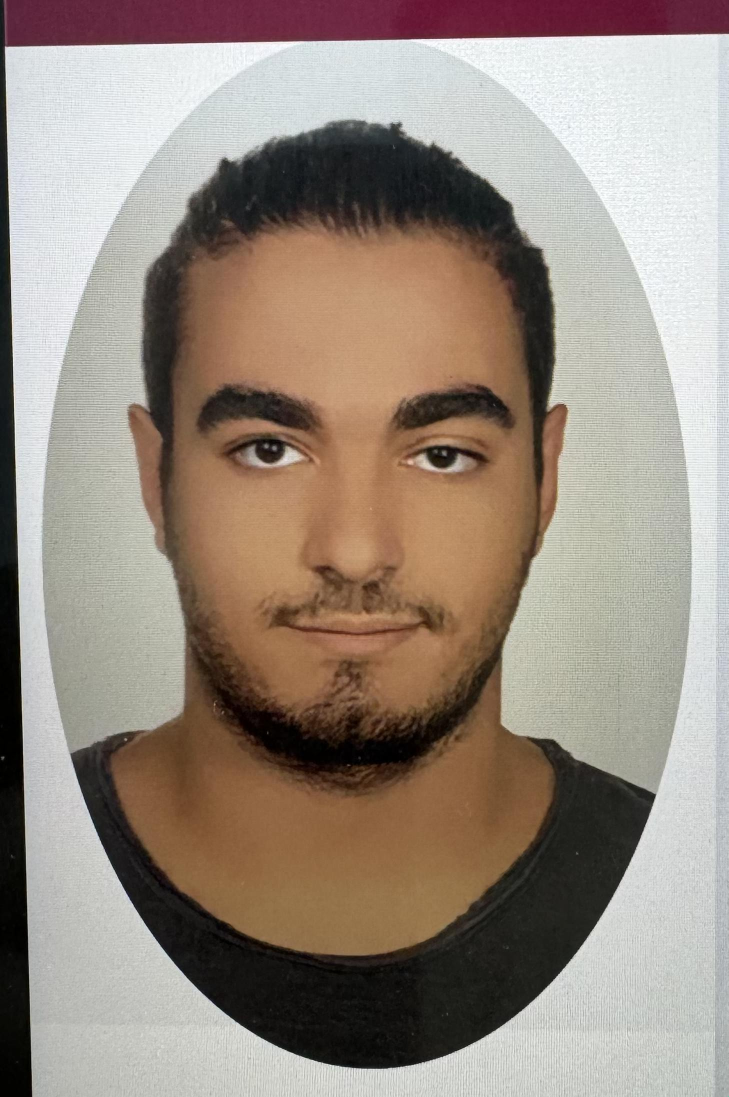
#> input picture neuai/core/20211156.jpg, 1457 x 2193 px, given in place of the camera (shown at 1/2 size)
$ python improve_camera.py
#> lines starting #> are read from the running program, lines starting #| are printed output that depends on the picture; after the words box and inside, x2 and y2 are one past the last pixel; in counts of white or black regions, pixels touching at a corner belong together
### neuai/CameraManager.py
import cv2 as cv
import logging
import platform
from contextlib import contextmanager
from typing import Optional, Generator, Tuple
import numpy as np
import threading
import queue
import time

# Module-level constant for platform check
IS_WINDOWS = platform.system().lower() == "windows"
logging.info(f"Platform initialized: {platform.system()}")

class CameraManagerSingleton:
    _instance = None
    _lock = threading.Lock()

    # [202 lines left out: functions __new__, __init__, __init__camera, start, release, read_frame and 1 more, not called in this run]


class CameraManager:
    def __init__(self):
        self.camera = None
        self.device_id = self._get_default_device()

    def _get_default_device(self) -> int:
        if not IS_WINDOWS:
            for device_id in range(3):
                test_cap = cv.VideoCapture(device_id)
                if test_cap.isOpened():
                    test_cap.release()
                    return device_id
        return 0

    def initialize(self) -> bool:
        if self.camera is not None:
            self.release()

        try:
            if IS_WINDOWS:
                self.camera = cv.VideoCapture(self.device_id, cv.CAP_MSMF)
                if self.camera.isOpened():
                    self.camera.set(cv.CAP_PROP_BUFFERSIZE, 1)
                    self.camera.set(cv.CAP_PROP_FRAME_WIDTH, 640)
                    self.camera.set(cv.CAP_PROP_FRAME_HEIGHT, 480)
                    self.camera.set(cv.CAP_PROP_FPS, 30)

                    # Windows warmup
                    for _ in range(10):
                        ret, _ = self.camera.read()
                        if not ret:
                            break
                        time.sleep(0.1)
                    return True
                logging.error("Windows camera initialization failed")
            else:
                self.camera = cv.VideoCapture(self.device_id)
                if not self.camera.isOpened():
                    alt_device = 1 if self.device_id == 0 else 0
                    self.camera = cv.VideoCapture(alt_device)

                if not self.camera.isOpened():
                    logging.error(f"Failed to open camera on devices {self.device_id} and {alt_device}")
                    return False

                return True

            return False

        except Exception as e:
            logging.error(f"Camera initialization error: {str(e)}")
            self.camera = None
            return False

    def read_frame(self) -> Tuple[bool, Optional[np.ndarray]]:
        if self.camera is None or not self.camera.isOpened():
            return False, None

        try:
            for _ in range(2 if IS_WINDOWS else 1):  # Windows may need multiple reads
                ret, frame = self.camera.read()
                if ret and frame is not None:
                    return True, frame
            return False, None
        except Exception as e:
            logging.error(f"Frame reading error: {str(e)}")
            return False, None

    def release(self):
        try:
            if self.camera is not None:
                self.camera.release()
        except Exception as e:
            logging.error(f"Camera release error: {str(e)}")
        finally:
            self.camera = None

class CameraSession:
    def __init__(self):
        self.manager = CameraManagerSingleton()

    # [4 lines left out: function __enter__, not called in this run]

    def __exit__(self, exc_type, exc_val, exc_tb):
        self.manager.stop()

@contextmanager
def camera_session() -> Generator[CameraManager, None, None]:
    camera = CameraManager()
    try:
        if camera.initialize():
            yield camera
        else:
            logging.error("Failed to initialize camera")
            yield None
    finally:
        camera.release()

# [16 lines left out: function get_camera_session, not called in this run]

__all__ = ['get_camera_session', 'CameraManager', 'CameraManagerSingleton', 'CameraSession']

### neuai/face_detection.py
# This project was done by Olgu Değirmenci and Atakan Uzun as a graduation project in Software Engineering.

import cv2 as cv
from threading import Thread
import time
import logging
import sys
import numpy as np
import os
from dotenv import load_dotenv

load_dotenv()

# Configuration
CASCADE_PATH = os.getenv("CASCADE_PATH")
VIDEO_SOURCE = int(os.getenv("VIDEO_SOURCE", 0))

# Setup logging
logging.basicConfig(level=logging.INFO, format='%(asctime)s - %(levelname)s - %(message)s')

# [43 lines left out: functions capture_video, get_frame, show_frame, not called in this run]

def detect_face(frame):
    """Görüntüde yüz tespiti yapar"""
    try:
        # Cascade sınıflandırıcıyı yükle
        face_cascade = cv.CascadeClassifier(cv.data.haarcascades + 'haarcascade_frontalface_default.xml')

        # Gri tonlamaya çevir
        gray = cv.cvtColor(frame, cv.COLOR_BGR2GRAY)

        # Yüz tespiti yap
        faces = face_cascade.detectMultiScale(
            gray,
            scaleFactor=1.1,
            minNeighbors=5,
            minSize=(30, 30),
            flags=cv.CASCADE_SCALE_IMAGE
        )

        # Sonuçları logla
        # logging.info(f"Tespit edilen yüz sayısı: {len(faces) if isinstance(faces, np.ndarray) else 0}")

        return faces

    except Exception as e:
        logging.error(f"Yüz tespiti hatası: {str(e)}")
        return None

# [43 lines of commented-out code are left out]

### neuai/detect_object.py
import cv2 as cv
import numpy as np
import logging
from neuai.face_detection import detect_face

# [74 lines left out: functions check_face_detection, detect_document_features, not called in this run]

def detect_object_type(frame):
    try:
        # Yüz tespiti
        faces = detect_face(frame)
        # logging.info(f"Tespit edilen yüzler: {faces}")  # Debug için

        if faces is not None and len(faces) > 0:
            # logging.info("Yüz tespit edildi!")
            # En büyük yüzü bul
            max_area = 0
            for face in faces:
                w = int(face[2])
                h = int(face[3])
                area = w * h
                if area > max_area:
                    max_area = area

            if max_area > 0:
                frame_area = frame.shape[0] * frame.shape[1]
                confidence = max_area / frame_area
                # logging.info(f"Yüz alanı: {max_area}, Frame alanı: {frame_area}, Güven: {confidence}")
                return "face", float(confidence), faces

        # Yüz yoksa belge kontrolü yap
        gray = cv.cvtColor(frame, cv.COLOR_BGR2GRAY)
        blurred = cv.GaussianBlur(gray, (5, 5), 0)
        edges = cv.Canny(blurred, 50, 150)
        contours, _ = cv.findContours(edges, cv.RETR_EXTERNAL, cv.CHAIN_APPROX_SIMPLE)

        max_area = 0
        is_document = False
        document_contour = None

        for contour in contours:
            area = cv.contourArea(contour)
            if area > max_area:
                perimeter = cv.arcLength(contour, True)
                approx = cv.approxPolyDP(contour, 0.02 * perimeter, True)
                if len(approx) == 4:  # Dörtgen şekil
                    max_area = area
                    document_contour = approx
                    is_document = True

        if is_document:
            frame_area = frame.shape[0] * frame.shape[1]
            confidence = max_area / frame_area
            # logging.info(f"Belge tespit edildi. Alan: {max_area}, Güven: {confidence}")
            return "document", float(confidence), document_contour

        logging.info("Nesne tespit edilemedi")
        return "unknown", 0.0, None

    except Exception as e:
        logging.error(f"Nesne tespiti hatası: {str(e)}")
        return "unknown", 0.0, None

### neuai/face_new_similarity.py
import cv2 as cv
import numpy as np
from deepface import DeepFace
import logging
from neuai.face_detection import detect_face, capture_video, get_frame
from collections import deque

# Temel ayarlar
COSINE_THRESHOLD = 0.4
EUCLIDEAN_THRESHOLD = 15.0
STABILITY_QUEUE_SIZE = 5
MIN_DETECTION_CONFIDENCE = 0.7

logging.basicConfig(level=logging.INFO, format='%(asctime)s - %(message)s')

class FaceTracker:
    def __init__(self):
        self.prev_boxes = deque(maxlen=STABILITY_QUEUE_SIZE)
        self.current_box = None
        self.detection_count = 0
        self.lost_count = 0
        self.is_tracking = False

    # [196 lines left out: functions smooth_box, is_valid_detection, update, convert_to_vector, normalize_vector, cosine_similarity and 2 more, not called in this run]

### neuai/test/improve_camera.py
import cv2 as cv
import time
from neuai.CameraManager import camera_session
from neuai.face_new_similarity import FaceTracker
from neuai.detect_object import detect_object_type

def main():
    with camera_session() as cam:
        if cam is None:
            print("Could not access camera")
            return

        faceTracker = FaceTracker()

        try:
            # Add a delay to ensure the camera feed window is displayed properly
            time.sleep(2)
            while True:
                success, frame = cam.read_frame()
#> the loop in read_frame, `for _ in range(2 if IS_WINDOWS else 1):` made 1 pass
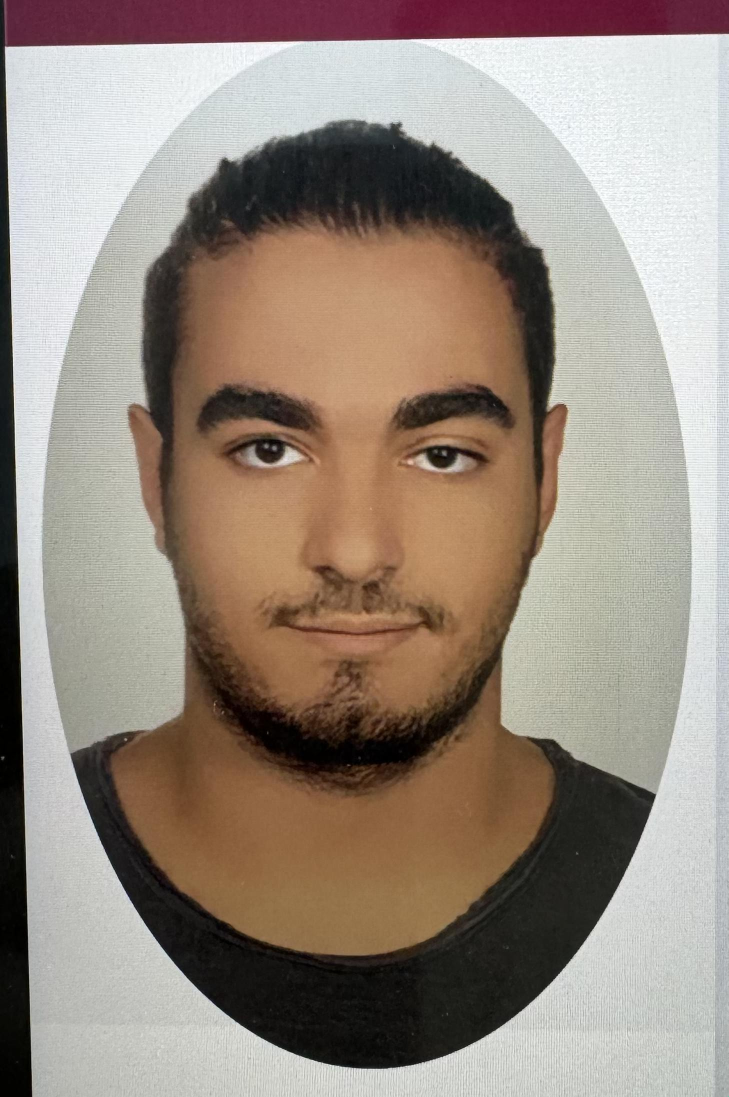
#> input picture neuai/core/20211156.jpg, 1457 x 2193 px, given in place of the camera (shown at 1/2 size)
#> frame is the input picture: shape (2193, 1457, 3); mean B, G, R 127.3, 138.7, 151.9
#> success = True
                if not success:
                    print("Could not read frame")
                    break

                frame = cv.flip(frame, 1)
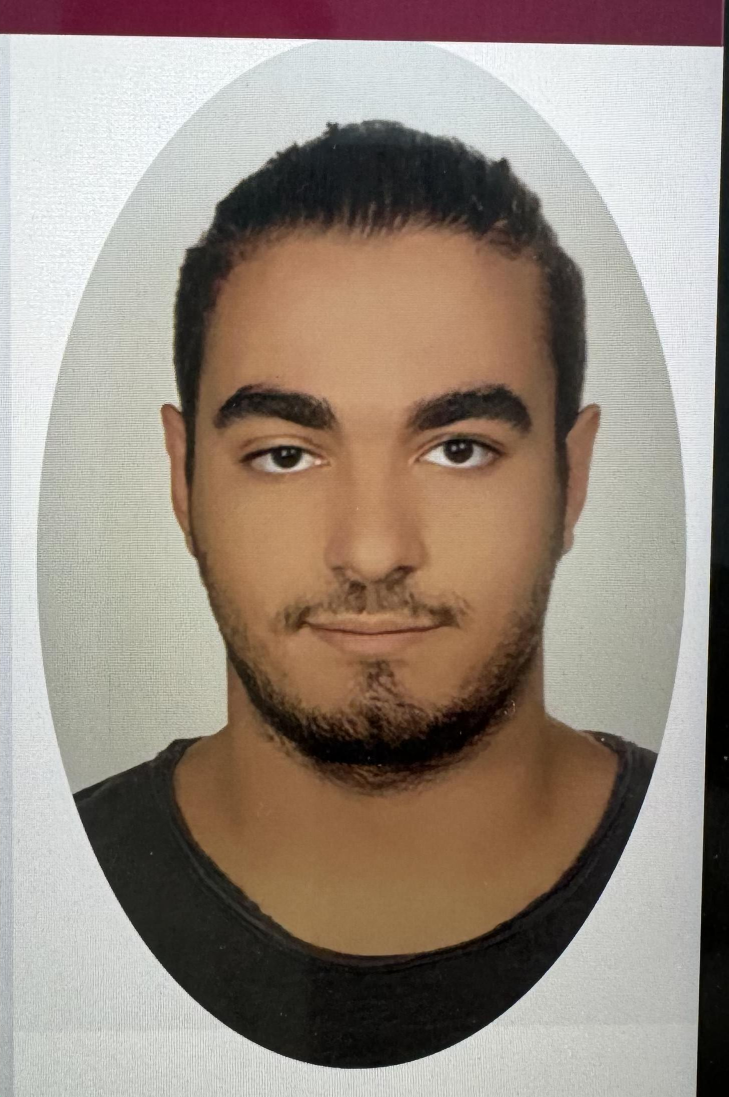
#> frame: shape (2193, 1457, 3) (shown at 1/2 size); mean B, G, R 127.3, 138.7, 151.9
                # Resize the frame to reduce the window size
                frame = cv.resize(frame, (640, 480))
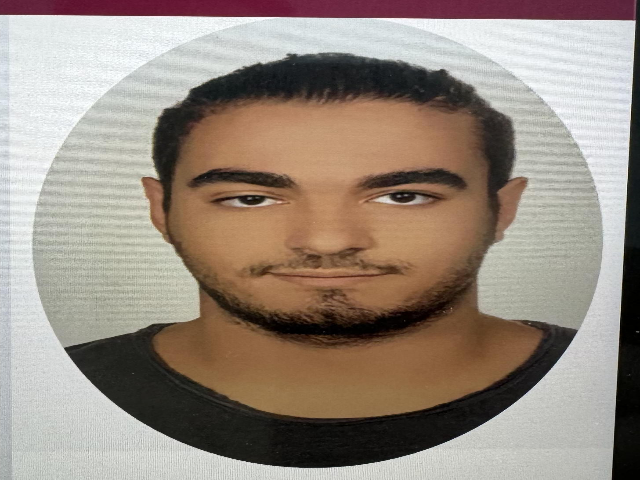
#> frame: shape (480, 640, 3); mean B, G, R 127.2, 138.6, 151.8
                obj_type, confidence, obj_data = detect_object_type(frame)
#> in detect_face, `gray = cv.cvtColor(frame, cv.COLOR_BGR2GRAY)`:
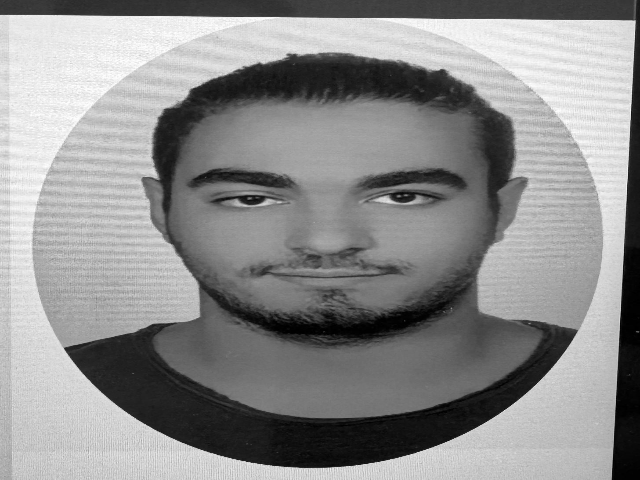
#> gray: shape (480, 640); min 0, max 255, mean 141.3
#> in detect_face, `faces = face_cascade.detectMultiScale( gray, scaleFactor=1.1, minNeigh..`: faces = ()
#> in detect_object_type, `edges = cv.Canny(blurred, 50, 150)`:
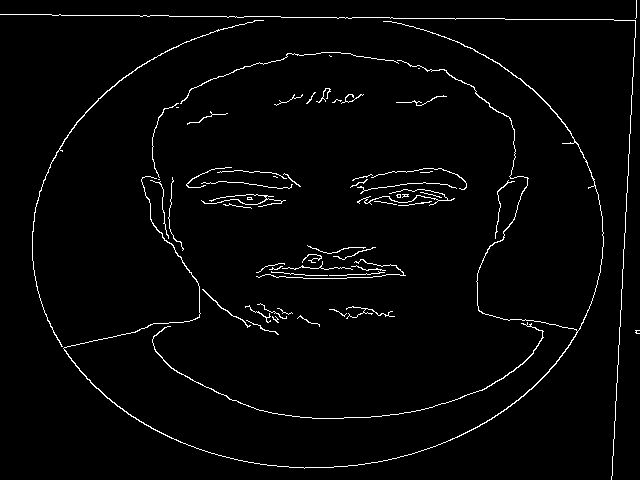
#> edges: shape (480, 640); 2.4% white in thin lines or dots
#> in detect_object_type, `contours, _ = cv.findContours(edges, cv.RETR_EXTERNAL, cv.CHAIN_APPROX..`: contours = 60 contours, 53 with area under 20; largest, box (x1, y1, x2, y2) and area: (63, 21, 604, 469) 420, (32, 20, 264, 347) 128, (152, 322, 544, 419) 110, (202, 289, 251, 328) 36, (357, 189, 455, 206) 24, (180, 52, 399, 104) 24, (201, 194, 286, 207) 20
#> the loop in detect_object_type, `for contour in contours:` made 60 passes
#> (area, perimeter, max_area, document_contour) on pass 30: (24.5, 415.1, 24.5, [[357, 202], [454, 198], [389, 193], [447, 199]])
#> (area, perimeter, approx) on pass 28: (20, 380, [[285, 200], [201, 200]])
#> after the loop in detect_object_type, `for contour in contours:`: approx = [[263, 20], [147, 61], [64, 139], [32, 231], [61, 346], [32, 232], [64, 140], [151, 59]]; is_document = True; max_area = 24.5; perimeter = 980
#> in detect_object_type, `confidence = max_area / frame_area`: confidence = 7.98e-05
#> obj_type = 'document'; confidence = 7.98e-05; obj_data = [[357, 202], [454, 198], [389, 193], [447, 199]]
                if obj_type == "face":
                    tracked_box = faceTracker.update(frame, obj_data)
                    if tracked_box is not None:
                        x, y, w, h = tracked_box
                        # Yumuşatılmış çerçeveyi çiz
                        cv.rectangle(frame, (x, y), (x+w, y+h), (0, 255, 0), 2)

                # Display the frame
                cv.imshow('Camera Feed', frame)

                # Break the loop if 'q' is pressed
                if cv.waitKey(1) & 0xFF == ord('q'):
#> (key q is pressed here)
                    break

        except Exception as e:
            print(f"Frame üretme hatası: {e}")

        finally:
            # Release the camera and close all OpenCV windows
            cam.release()
            cv.destroyAllWindows()

if __name__ == "__main__":
    main()
